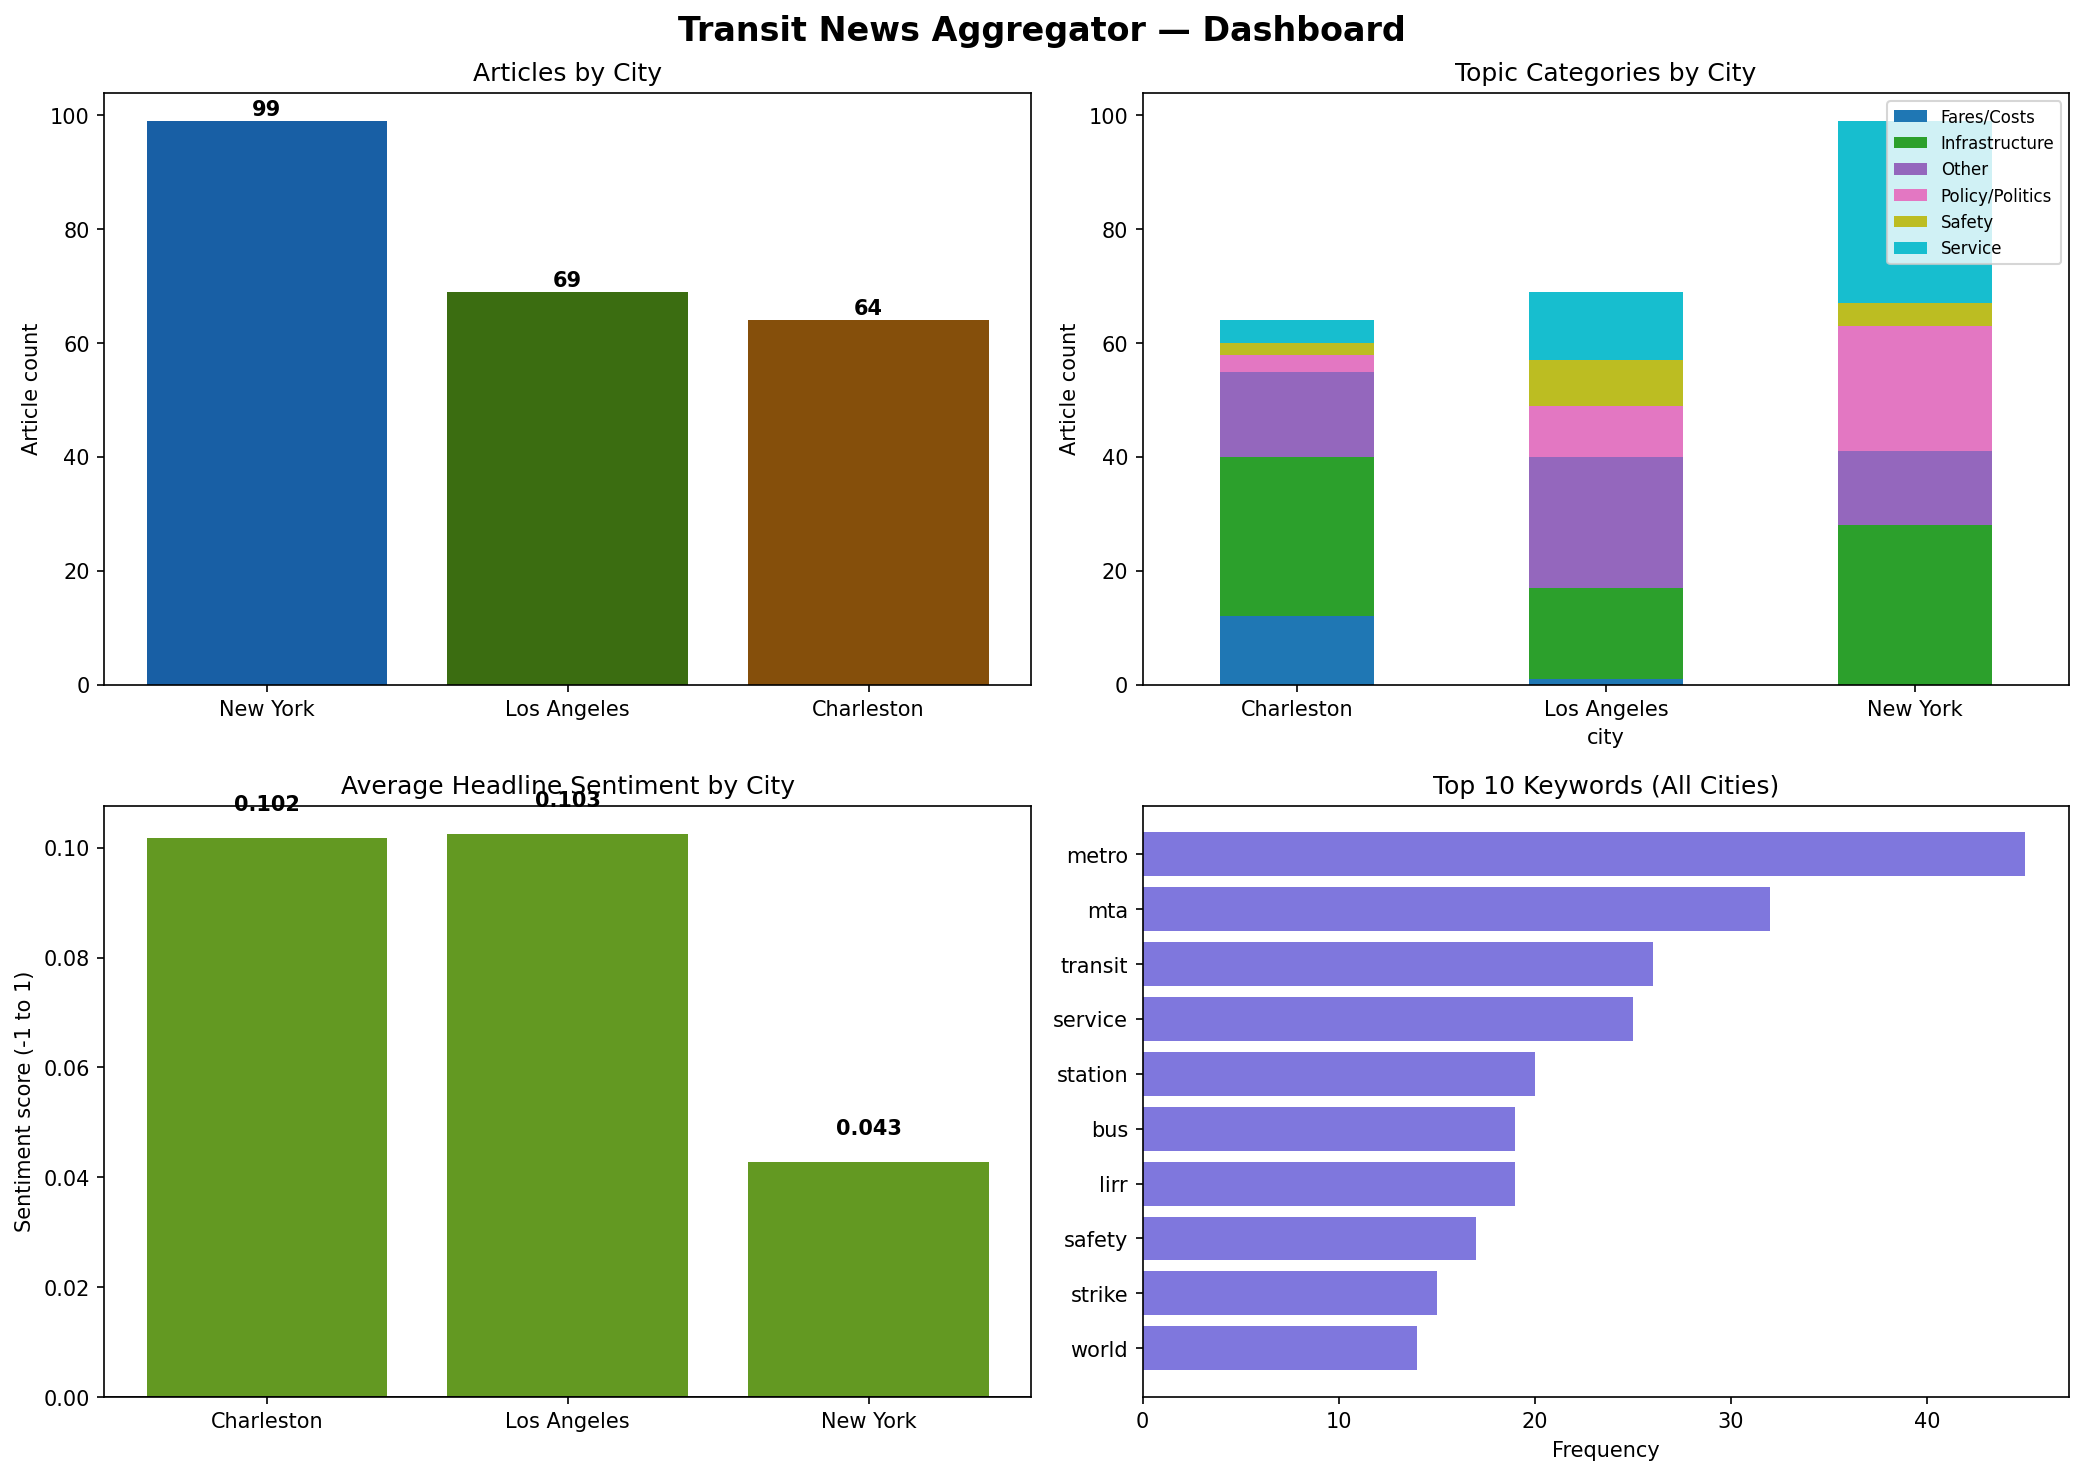

Python code for this plot:
import os
import pandas as pd
import matplotlib.pyplot as plt
from pymongo import MongoClient
from collections import Counter
from textblob import TextBlob
from dotenv import load_dotenv

load_dotenv()

client = MongoClient(os.getenv("MONGODB_URI"))
db = client["transit_aggregator"]
collection = db["articles"]

docs = list(collection.find({}, {'_id': 0}))
df = pd.DataFrame(docs)

# --- Prep: categories and sentiment (same as analysis.py) ---
categories = {
    'Infrastructure': ['bridge', 'road', 'station', 'construction', 'improvement', 'project', 'plan', 'repair'],
    'Safety': ['crash', 'accident', 'safety', 'death', 'killed', 'stabbing', 'crime', 'warning'],
    'Policy/Politics': ['mamdani', 'hochul', 'board', 'bill', 'budget', 'admin', 'council', 'program'],
    'Service': ['service', 'delay', 'strike', 'train', 'bus', 'subway', 'lirr', 'mta', 'route'],
    'Fares/Costs': ['fare', 'fares', 'price', 'cost', 'free', 'discount', 'gas'],
}

def categorize(headline):
    headline = headline.lower()
    for category, keywords in categories.items():
        if any(kw in headline for kw in keywords):
            return category
    return 'Other'

df['category'] = df['headline'].dropna().apply(categorize)
df['sentiment_score'] = df['headline'].apply(
    lambda x: TextBlob(str(x)).sentiment.polarity if x else None
)

stopwords = {'the', 'a', 'an', 'in', 'on', 'at', 'to', 'for', 'of', 'and',
             'or', 'is', 'are', 'with', 'after', 'new', 'as', 'from', 'that',
             'over', 'its', 'by', 'be', 'into', 'has', 'will', 'but', 'up'}

# --- Build the dashboard ---
fig, axes = plt.subplots(2, 2, figsize=(14, 10))
fig.suptitle('Transit News Aggregator — Dashboard', fontsize=16, fontweight='bold')

# Panel 1: Articles by city
ax = axes[0, 0]
city_counts = df.groupby('city').size().sort_values(ascending=False)
ax.bar(city_counts.index, city_counts.values, color=['#185FA5', '#3B6D11', '#854F0B'])
ax.set_title('Articles by City')
ax.set_ylabel('Article count')
for i, v in enumerate(city_counts.values):
    ax.text(i, v + 1, str(v), ha='center', fontweight='bold')

# Panel 2: Topic categories by city (stacked bar)
ax = axes[0, 1]
cat_by_city = df.groupby(['city', 'category']).size().unstack(fill_value=0)
cat_by_city.plot(kind='bar', stacked=True, ax=ax, colormap='tab10')
ax.set_title('Topic Categories by City')
ax.set_ylabel('Article count')
ax.legend(fontsize=8, loc='upper right')
ax.tick_params(axis='x', rotation=0)

# Panel 3: Average sentiment by city
ax = axes[1, 0]
sentiment_by_city = df.groupby('city')['sentiment_score'].mean()
colors = ['#639922' if v >= 0 else '#A32D2D' for v in sentiment_by_city.values]
ax.bar(sentiment_by_city.index, sentiment_by_city.values, color=colors)
ax.axhline(0, color='black', linewidth=0.8)
ax.set_title('Average Headline Sentiment by City')
ax.set_ylabel('Sentiment score (-1 to 1)')
for i, v in enumerate(sentiment_by_city.values):
    ax.text(i, v + (0.005 if v >= 0 else -0.015), f'{v:.3f}', ha='center', fontweight='bold')

# Panel 4: Top keywords (overall)
ax = axes[1, 1]
words = []
for headline in df['headline'].dropna():
    for word in headline.lower().split():
        word = word.strip('.,!?:;"\'-')
        if word and word not in stopwords and len(word) > 2:
            words.append(word)
top_words = Counter(words).most_common(10)
labels, counts = zip(*top_words)
ax.barh(labels[::-1], counts[::-1], color='#7F77DD')
ax.set_title('Top 10 Keywords (All Cities)')
ax.set_xlabel('Frequency')

plt.tight_layout()
plt.savefig('dashboard.png', dpi=150, bbox_inches='tight', facecolor='white')
print("Saved: dashboard.png")
